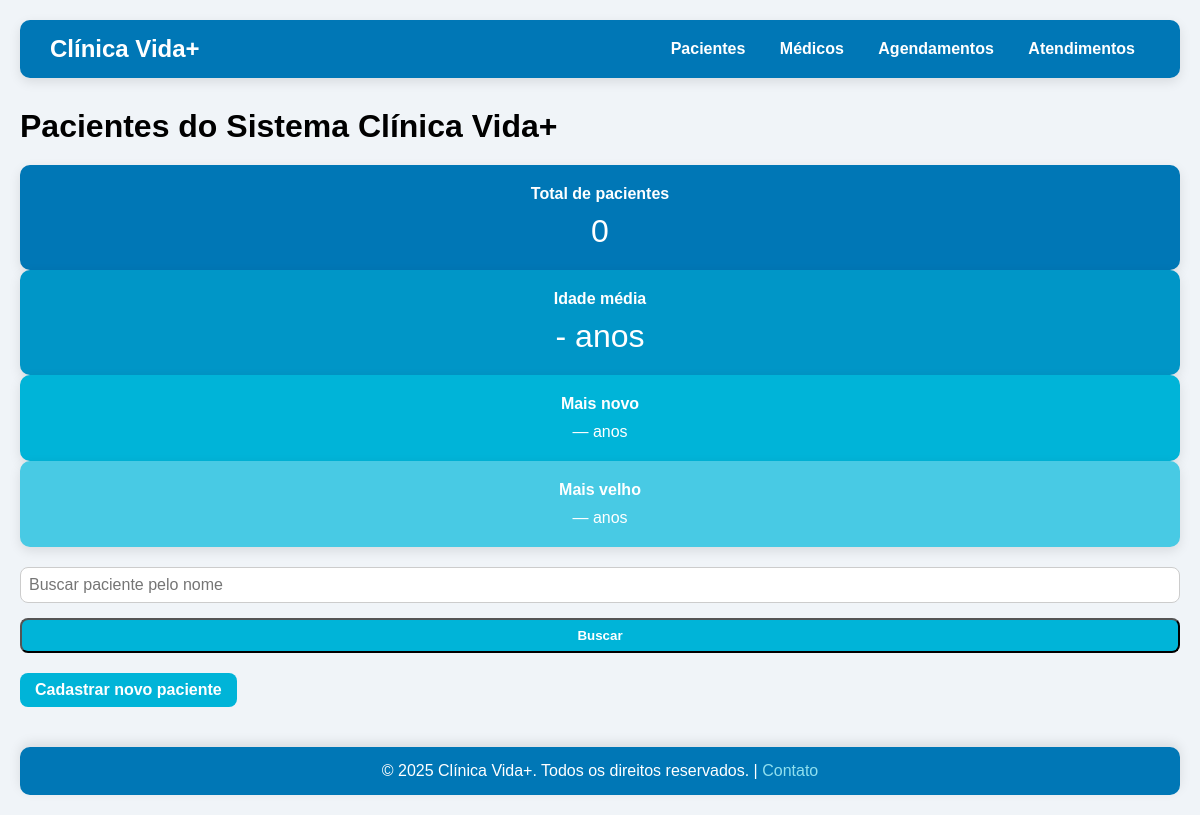
Before: / with the older database file.
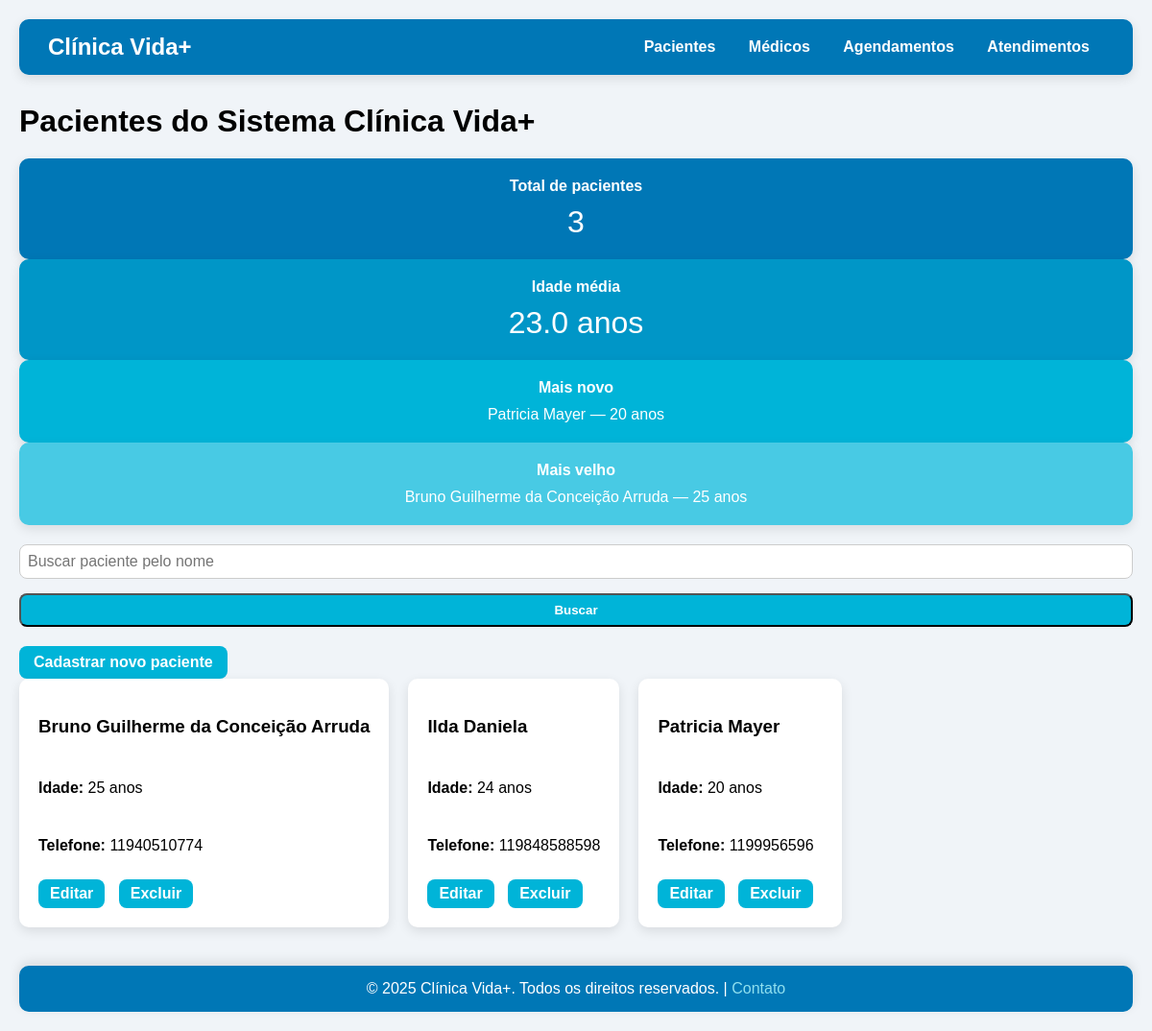
After: the same page with the newer database file.
### app.py (models this page shows)
class Paciente(db.Model):
    id = db.Column(db.Integer, primary_key=True)
    nome = db.Column(db.String(100), nullable=False)
    idade = db.Column(db.Integer, nullable=False)
    telefone = db.Column(db.String(20), nullable=False)
    atendimentos = db.relationship('Atendimento', backref='paciente', lazy=True, cascade="all, delete")
    agendamentos = db.relationship('Agendamento', backref='paciente', lazy=True, cascade="all, delete")

### app.py (the view)
@app.route('/')
def index():
    busca = request.args.get('busca')  # Captura o parâmetro 'busca' da URL
    if busca:
        pacientes = Paciente.query.filter(Paciente.nome.ilike(f'%{busca}%')).all()
    else:
        pacientes = Paciente.query.all()
    total_pacientes = db.session.query(func.count(Paciente.id)).scalar()
    idade_media = db.session.query(func.avg(Paciente.idade)).scalar()
    if idade_media:
        idade_media = round(idade_media, 1)
    paciente_mais_novo = db.session.query(Paciente).order_by(Paciente.idade.asc()).first()
    paciente_mais_velho = db.session.query(Paciente).order_by(Paciente.idade.desc()).first()
    return render_template(
        'index.html',
        pacientes=pacientes,
        total_pacientes=total_pacientes,
        idade_media=idade_media,
        paciente_mais_novo=paciente_mais_novo,
        paciente_mais_velho=paciente_mais_velho,
        busca=busca
    )

### templates/index.html
{% extends "base.html" %}
{% block content %}
<h1 style="margin-bottom:20px;">Pacientes do Sistema Clínica Vida+</h1>
<div class="estatisticas">
    <div class="card estat-card" style="background-color:#0077b6; color:white;">
        <strong>Total de pacientes</strong>
        <div style="font-size:2rem;">{{ total_pacientes }}</div>
    </div>
    <div class="card estat-card" style="background-color:#0096c7; color:white;">
        <strong>Idade média</strong>
        <div style="font-size:2rem;">{{ idade_media or '-' }} anos</div>
    </div>
    <div class="card estat-card" style="background-color:#00b4d8; color:white;">
        <strong>Mais novo</strong>
        <div>{{ paciente_mais_novo.nome }} — {{ paciente_mais_novo.idade }} anos</div>
    </div>
    <div class="card estat-card" style="background-color:#48cae4; color:white;">
        <strong>Mais velho</strong>
        <div>{{ paciente_mais_velho.nome }} — {{ paciente_mais_velho.idade }} anos</div>
    </div>
</div>
<form method="GET" style="margin-bottom:20px;">
    <input type="text" name="busca" placeholder="Buscar paciente pelo nome" value="{{ busca or '' }}"
        style="padding:8px; border-radius:8px; border:1px solid #ccc; margin-top: 20px;">
    <button type="submit" class="btn">Buscar</button>
</form>
<a href="{{ url_for('cadastrar') }}" class="btn">Cadastrar novo paciente</a>
<div class="pacientes-container">
    {% for paciente in pacientes %}
    <div class="card paciente-card">
        <h3>{{ paciente.nome }}</h3>
        <p><strong>Idade:</strong> {{ paciente.idade }} anos</p>
        <p><strong>Telefone:</strong> {{ paciente.telefone }}</p>
        <div class="acoes">
            <a href="{{ url_for('editar', id=paciente.id) }}" class="btn">Editar</a>
            <a href="{{ url_for('excluir', id=paciente.id) }}" class="btn btn-voltar"
                onclick="return confirm('Tem certeza que deseja excluir?')">Excluir</a>
        </div>
    </div>
    {% endfor %}
</div>
{% endblock %}

Changed rows visible on the page:
added Paciente: nome "Patricia Mayer", idade "20", telefone "1199956596"
added Paciente: nome "Bruno Guilherme da Conceição Arruda", idade "25", telefone "11940510774"
added Paciente: nome "Ilda Daniela", idade "24", telefone "119848588598"
Other visible differences:
{{ total_pacientes }}: "0" → "3"
{{ idade_media or '-' }}: "-" → "23.0"
